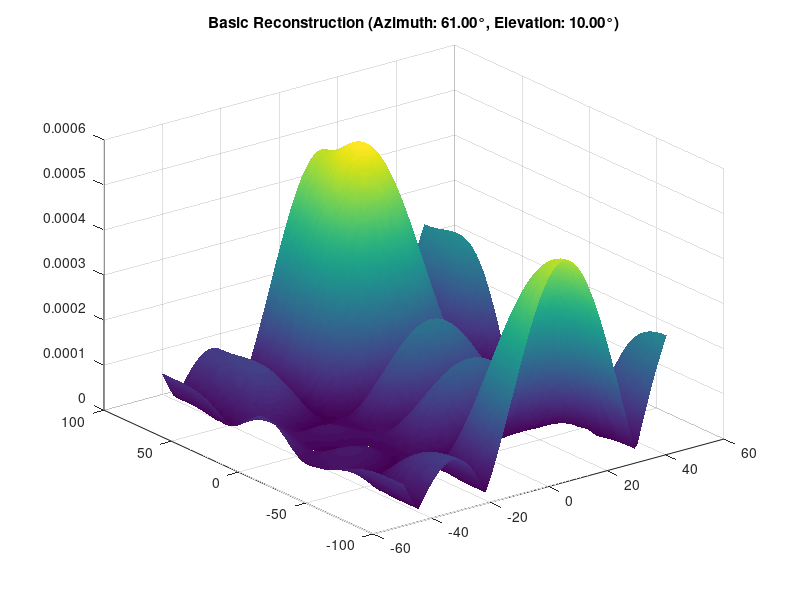

This figure's MATLAB source: (Note: this script raises an error after producing the figure.)
clc;
clear all;
close all;

%% Parameters
N_x = 4; 
N_y = 4; 
N = N_x * N_y; 
D_az = 181;                     
D_el = 91; 
K = 100; % Number of measurements (snapshots)
L = 1; % Number of different incoming signals   (AoAs)
SNR_dB = 20; 
d = 0.5; 

%% Grids
azimuth_angles = linspace(-90, 90, D_az);
elevation_angles = linspace(-45, 45, D_el);

%% Steering vector function for URA
steering_vector_ura = @(theta, phi, N_x, N_y, d) ...
    kron(exp(1j * 2 * pi * d * (0:N_x-1).' * sind(theta)), ...
         exp(1j * 2 * pi * d * (0:N_y-1).' * sind(phi)));

%% Full steering matrix A
A = [];
for phi = elevation_angles
    for theta = azimuth_angles
        A = [A, steering_vector_ura(theta, phi, N_x, N_y, d)];
    end
end

% A = dftmtx(16);

%% Random beamforming matrix W
% W = (1 / sqrt(N)) * exp(1j * 2 * pi * rand(N, K));

% Generate Bernoulli phases (0 or π)
bernoulli_phases = pi * randi([0, 1], N, K);

% Construct W with Bernoulli-distributed phase shifts
W = (1 / sqrt(N)) * exp(1j * bernoulli_phases);


%% DFT matrix
% F = dftmtx(N);

%% Sensing matrix Phi
Phi = W' * A;

%% Random incoming signals (true AoAs)
true_azimuths = randsample(azimuth_angles, L, false);
true_elevations = randsample(elevation_angles, L, false);

%% Pilot signal
s = randn(1, K) + 1j*(randn(1,K));

%% The received signal X
X = zeros(N, 16); % Initialize the received signal
for i = 1:K
    a = steering_vector_ura(true_azimuths(1), true_elevations(1), N_x, N_y, d);
    X(i,:) = a * s(i).';
end

%% Compressed received signal using random beamforming
y_compressed = sum(W' .* (X./s.'),2);

%% Noisy received signal
SNR = 10^(SNR_dB / 10); 
noise_power = norm(y_compressed, 'fro')^2 / (SNR * K); 
noise = sqrt(noise_power / 2) * (randn(K, 1) + 1j * randn(K, 1)); 
y_noisy_rf_chain = y_compressed + noise;

%% Displaying true AoAs for reference
disp('--------- True AoAs -----------')
disp('True Azimuth Angles (degrees):');
disp(true_azimuths);
disp('True Elevation Angles (degrees):');
disp(true_elevations);

%% Reconstruct it with the simplest mathematical model
basic_reconstruction = abs(pinv(Phi)*y_noisy_rf_chain);
% basic_reconstruction = lsqr(Phi, y_noisy_rf_chain);
% Find indices of maximum values (estimated AoAs)
[~, max_idx] = max(abs(basic_reconstruction));
[estimated_az_idx, estimated_el_idx] = ind2sub([D_az, D_el], max_idx);

basic_reconstruction = reshape(basic_reconstruction, length(azimuth_angles), length(elevation_angles));


% Display the corresponding angles
disp('--------- Basic construction -----------')
disp('Estimated Azimuth Angle:');
disp(azimuth_angles(estimated_az_idx));
disp('Estimated Elevation Angle:');
disp(elevation_angles(estimated_el_idx));

figure;
surf(elevation_angles, azimuth_angles, abs(basic_reconstruction));
title(sprintf('Basic Reconstruction (Azimuth: %.2f°, Elevation: %.2f°)', ...
    azimuth_angles(estimated_az_idx), elevation_angles(estimated_el_idx)));
shading interp
%% Reconstruction with algorithm
max_iter = 10;      
tol = 1e-5;         

x_omp = omp(Phi, y_noisy_rf_chain, max_iter, tol);

% Find indices of maximum values (estimated AoAs)
[~, max_idx] = max(abs(x_omp));
[estimated_az_idx, estimated_el_idx] = ind2sub([D_az, D_el], max_idx);

x_omp_mat = reshape(x_omp, length(azimuth_angles), length(elevation_angles));


% Display the corresponding angles
disp('--------- OMP construction -----------')
disp('Estimated Azimuth Angle:');
disp(azimuth_angles(estimated_az_idx));
disp('Estimated Elevation Angle:');
disp(elevation_angles(estimated_el_idx));

figure;
surf(elevation_angles, azimuth_angles,abs(x_omp_mat));
xlim([min(elevation_angles) max(elevation_angles)])
ylim([min(azimuth_angles) max(azimuth_angles)])
title(sprintf('OMP Reconstruction (Azimuth: %.2f°, Elevation: %.2f°)', ...
    azimuth_angles(estimated_az_idx), elevation_angles(estimated_el_idx)));
shading interp